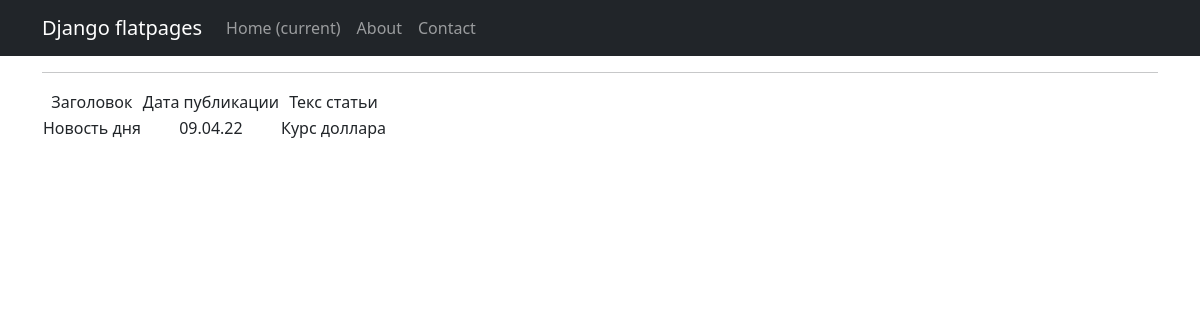
Screenshot of /news/8/ with the database file from the repository.
### news/models.py (models this page shows, shortened)
class Post(models.Model):
    author = models.ForeignKey(Author, on_delete=models.CASCADE)
    NEWS = 'NW'
    ARTICLE = 'AR'
    CATEGORY_CHOICES = (
        (NEWS, 'Новость'),
        (ARTICLE, 'Статья')
    )
    categoryType = models.CharField(max_length=2, choices=CATEGORY_CHOICES, default=ARTICLE)
    dateCreation = models.DateTimeField(auto_now_add=True)
    postCategory = models.ManyToManyField(Category, through='PostCategory')
    title = models.CharField(max_length=128)
    text = models.TextField()
    rating = models.SmallIntegerField(default=0)

### news/views.py (the view)
# urls.py: path('<int:pk>/', PostDetail.as_view(), name='post'),
class PostDetail(DetailView):
    template_name = 'post.html'
    queryset = Post.objects.all()

### news/templatetags/custom_filters.py (called while the page is built)
@register.filter()
def censor(text):
    text_cens = ''
    for word in text.split():
        if word.strip('.,"/') in CENS:
            word = (word[:1] + ('*' * (len(word) - 1)))
        text_cens += f'{word + " "}'
    return text_cens

### templates/post.html (shortened to what this page needs)
{% extends 'flatpages/default.html' %}
{% load custom_filters %}
{% block content %}
<hr>
   {% if post %}
       <table>
           <tr>
               <td>Заголовок</td>
               <td>Дата публикации</td>
               <td>Текс статьи</td>
           </tr>
           <tr>
               <td>{{ post.title|censor }}</td>
               <td>{{ post.dateCreation|date:'d.m.y' }}</td>
               <td>{{ post.text|censor}}</td>
           </tr>
       </table>
   {% else %}
       <h2>Новостей нет!</h2>
   {% endif %}
{% endblock content %}

### rows the page displays
Post: title|censor "Новость дня", dateCreation "09.04.22", text|censor "Курс доллара"
